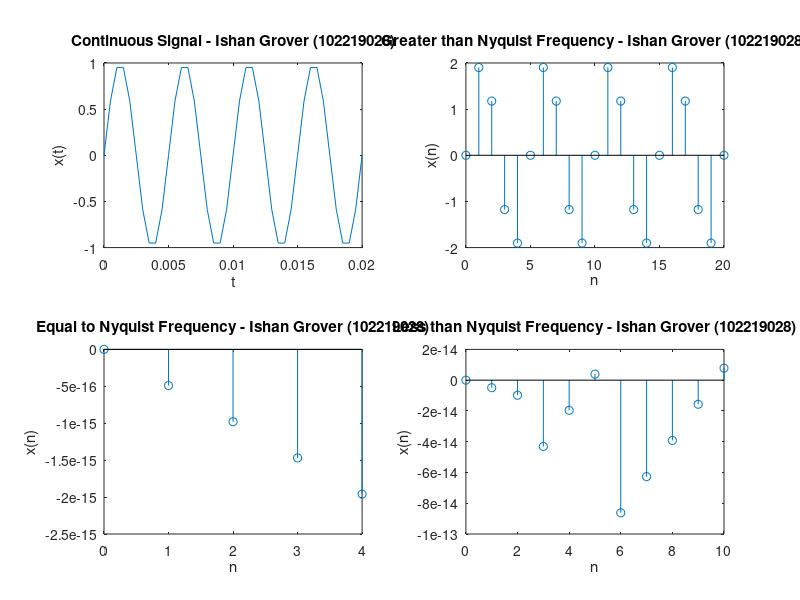

MATLAB code to generate this figure:
% Experiment 4
% Sampling Theorem
clc;
clear;

T = 0.01;
t = 0:0.0005:0.02;
f = 1 / T;

% Continuous signal
xa_t = sin(2 * pi * 2 * t / T);
subplot(2,2,1);
plot(t, xa_t);
title('Continuous Signal - Ishan Grover (102219028)');
xlabel('t');
ylabel('x(t)');

% Greater than Nyquist frequency (Nq)
ts1 = 0.002;
n1 = 0:20;
x_ts1 = 2 * sin(2 * pi * n1 * ts1 / T);
subplot(2,2,2);
stem(n1, x_ts1);
title('Greater than Nyquist Frequency - Ishan Grover (102219028)');
xlabel('n');
ylabel('x(n)');

% Equal to Nyquist frequency (Nq)
ts2 = 0.01;
n2 = 0:4;
x_ts2 = 2 * sin(2 * pi * n2 * ts2 / T);
subplot(2,2,3);
stem(n2, x_ts2);
title('Equal to Nyquist Frequency - Ishan Grover (102219028)');
xlabel('n');
ylabel('x(n)');

% Less than Nyquist frequency (Nq)
ts3 = 0.1;
n3 = 0:10;
x_ts3 = 2 * sin(2 * pi * n3 * ts3 / T);
subplot(2,2,4);
stem(n3, x_ts3);
title('Less than Nyquist Frequency - Ishan Grover (102219028)');
xlabel('n');
ylabel('x(n)');
